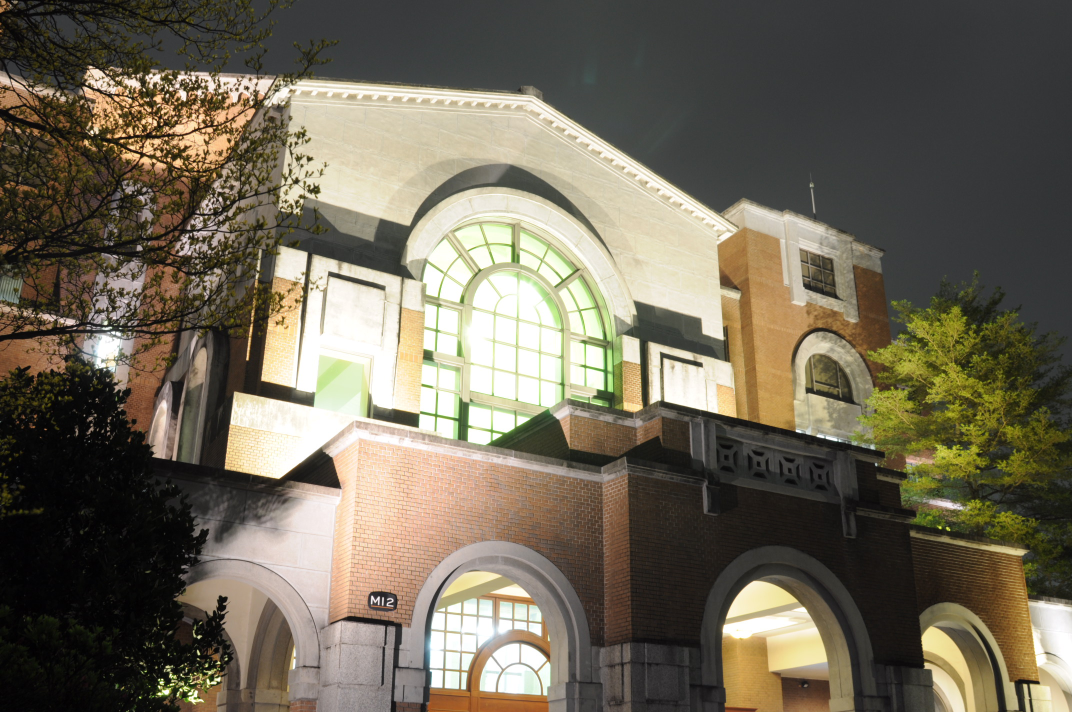
#> input picture hw1/data/input_1.JPG, 2144 x 1424 px (shown at 1/2 size)
$ python -i align.py   (imports and definitions only)
#> lines starting #> are read from the running program, lines starting #| are printed output that depends on the picture
import math
import numpy as np
import cv2

class MTB:
	def __init__(self , max_offset = 0 , tolerance = 10):
		self.max_offset = max_offset
		self.max_depth = int(math.log2(max_offset + 1))
		self.tolerance = tolerance

	def get_bitmap_and_mask(self , image):
		threshold = np.median(image)
		bitmap = image <= threshold
		mask = np.logical_or(image < threshold - self.tolerance , image > threshold + self.tolerance)
		return bitmap , mask

	def shift(self , image , offset_x , offset_y):
		translation_matrix = np.array([[1.0 , 0.0 , offset_x] , [0.0 , 1.0 , offset_y]])
		return cv2.warpAffine(image.astype(np.uint8) , translation_matrix , (image.shape[1] , image.shape[0]))

	def count_difference(self , bitmap_1 , bitmap_2 , mask_1 , mask_2):
		return np.sum(np.logical_and(np.logical_and(np.logical_xor(bitmap_1 , bitmap_2) , mask_1) , mask_2))

	def find_best_offset(self , source , target , previous_offset_x = 0 , previous_offset_y = 0):
		bitmap_source , mask_source = self.get_bitmap_and_mask(source)
		bitmap_target , mask_target = self.get_bitmap_and_mask(target)
		min_difference , best_offset_x , best_offset_y = np.inf , None , None
		for offset_x in [-1 , 0 , 1]:
			for offset_y in [-1 , 0 , 1]:
				shifted_bitmap_source = self.shift(bitmap_source , previous_offset_x + offset_x , previous_offset_y + offset_y)
				shifted_mask_source = self.shift(mask_source , previous_offset_x + offset_x , previous_offset_y + offset_y)
				difference = self.count_difference(shifted_bitmap_source , bitmap_target , shifted_mask_source , mask_target)
				if difference < min_difference:
					min_difference = difference
					best_offset_x = previous_offset_x + offset_x
					best_offset_y = previous_offset_y + offset_y
		return best_offset_x , best_offset_y

	def align_image(self , source , target , depth = None):
		if depth is None:
			depth = self.max_depth

		if depth == 0:
			offset_x , offset_y = 0 , 0
		else:
			previous_offset_x, previous_offset_y = self.align_image(cv2.pyrDown(source) , cv2.pyrDown(target) , depth - 1)
			offset_x , offset_y = self.find_best_offset(source , target , 2 * previous_offset_x , 2 * previous_offset_y)

		return offset_x , offset_y

	def align_images(self , images):
		target = cv2.cvtColor(images[0] , cv2.COLOR_BGR2GRAY)
		result , offset = [images[0]] , [(0 , 0)]
		for i in range(1 , len(images)):
			source = cv2.cvtColor(images[i] , cv2.COLOR_BGR2GRAY)
			offset_x , offset_y = self.align_image(source , target)
			result.append(self.shift(images[i] , offset_x , offset_y))
			offset.append((offset_x , offset_y))
		return result , offset

>>> import cv2
>>> picture = cv2.imread('../data/input_1.JPG', cv2.IMREAD_GRAYSCALE)
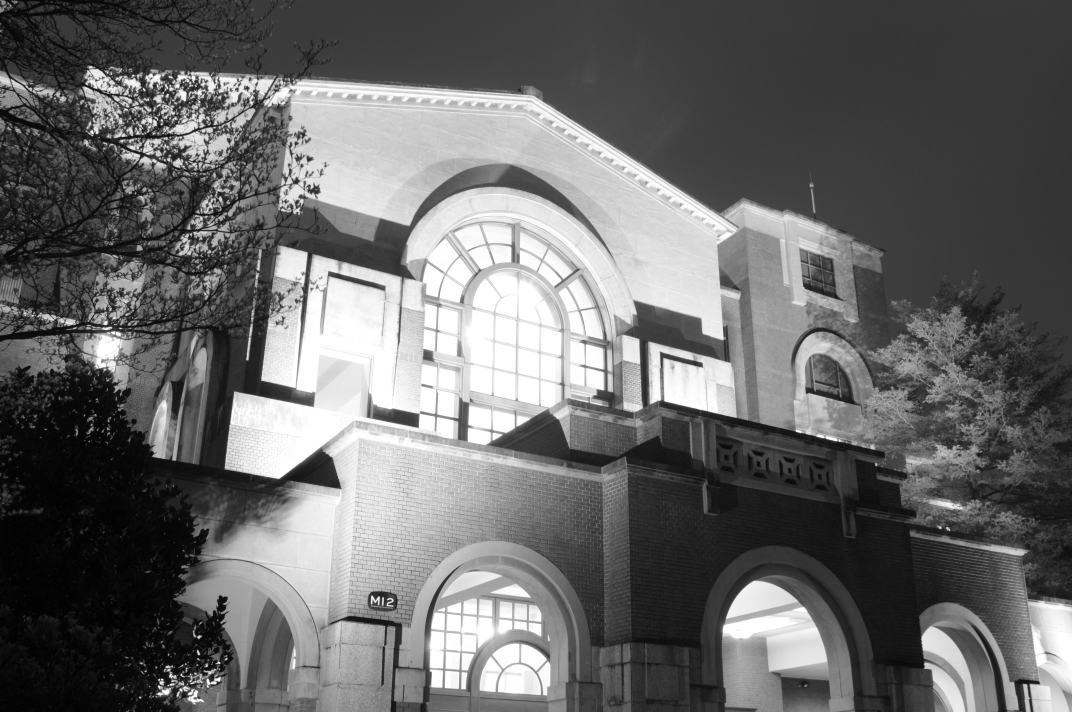
#> picture: shape (1424, 2144) (shown at 1/2 size); min 0, max 255, mean 105.1
>>> result = MTB().align_images(picture)
#> (the run stopped early here; a loop or call above may not have finished)

$ run again, on hw1/data/input_11.JPG
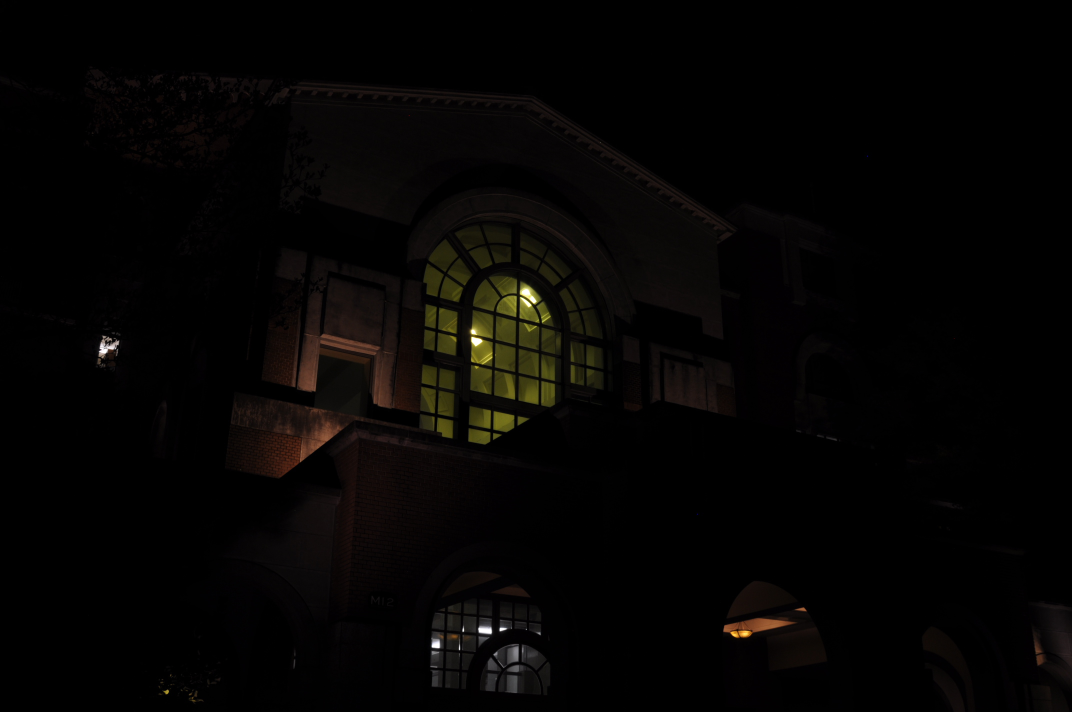
#> input picture hw1/data/input_11.JPG, 2144 x 1424 px (shown at 1/2 size)
#> `picture = cv2.imread('../data/input_1.JPG', cv2.IMREAD_GRAYSCALE)`:
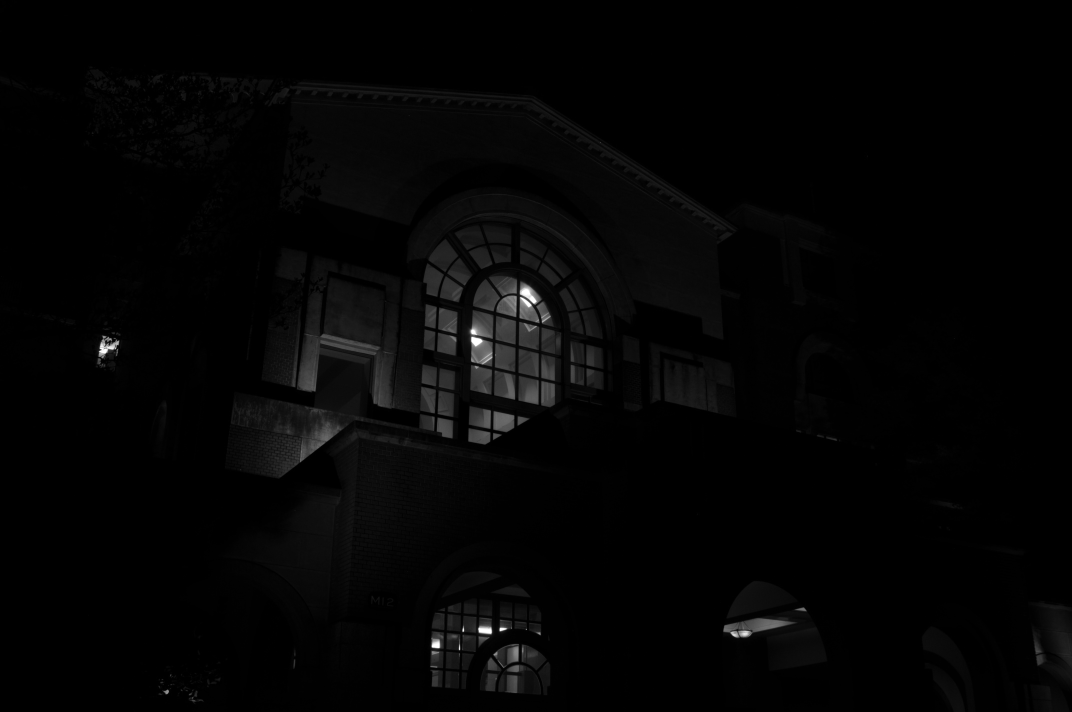
#> picture: shape (1424, 2144) (shown at 1/2 size); min 0, max 255, mean 4.4
